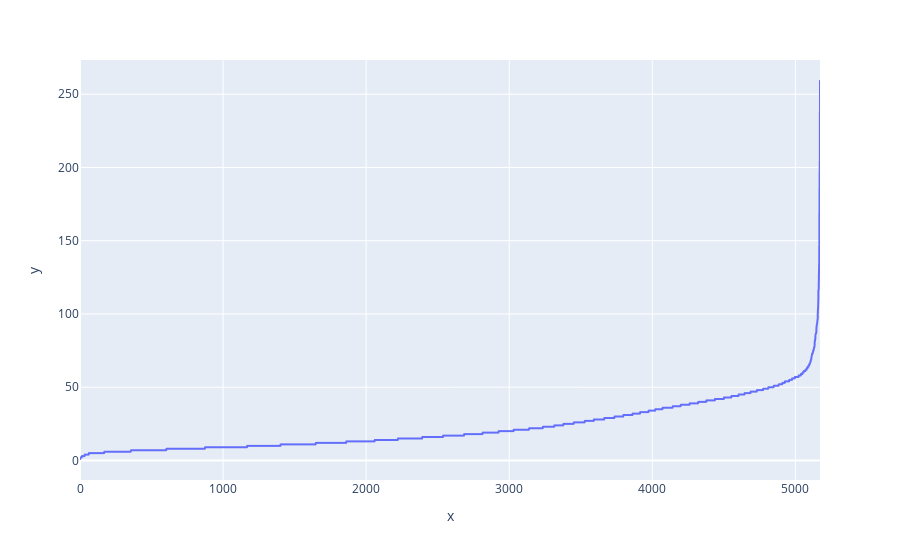

The notebook cell saved with this chart:
### Code cell
sorted_df = tokenised_df.sort_values(by="tokenised_len")
fig = px.line(y=sorted_df["tokenised_len"])
fig.show()

### Figure 1 — Plotly figure (JSON) as saved in the notebook; plotly's stock layout.template omitted (floating-point values rounded to 4 significant figures; data arrays with more than 128 entries replaced by an {"elided": "..."} marker saying what was removed)
{"data": [{"hovertemplate": "x=%{x}<br>y=%{y}<extra></extra>", "legendgroup": "", "line": {"color": "#636efa", "dash": "solid"}, "marker": {"symbol": "circle"}, "mode": "lines", "name": "", "showlegend": false, "type": "scattergl", "x": {"elided": "5173 int values"}, "xaxis": "x", "y": {"elided": "5173 int values"}, "yaxis": "y"}], "layout": {"legend": {"tracegroupgap": 0}, "margin": {"t": 60}, "xaxis": {"anchor": "y", "domain": [0, 1], "title": {"text": "x"}}, "yaxis": {"anchor": "x", "domain": [0, 1], "title": {"text": "y"}}}}
